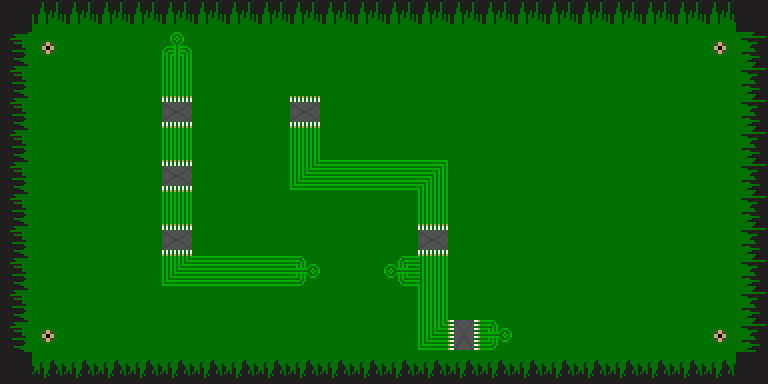

Rendered tile map (Tiled .tmx) drawn with the repository's tilesets; below, a short description and the full map source, tile grids included:
An orthogonal 24x12 tile map with 32x32 px tiles, 1 tile layer (background) and 16 objects (end, start).

<map version="1.0" tiledversion="v1.0.2-57-ge8e9487" orientation="orthogonal" renderorder="right-down" width="24" height="12" tilewidth="32" tileheight="32" backgroundcolor="#007000" nextobjectid="38">
 <tileset firstgid="1" name="tileset" tilewidth="32" tileheight="32" tilecount="29" columns="0">
  <grid orientation="orthogonal" width="1" height="1" />
  <tile id="0">
   <image width="32" height="32" source="../textures/circuit/circuit_00.png" />
  </tile>
  <tile id="1">
   <image width="32" height="32" source="../textures/circuit/circuit_01.png" />
  </tile>
  <tile id="2">
   <image width="32" height="32" source="../textures/circuit/circuit_02.png" />
  </tile>
  <tile id="3">
   <image width="32" height="32" source="../textures/circuit/circuit_03.png" />
  </tile>
  <tile id="4">
   <image width="32" height="32" source="../textures/circuit/circuit_04.png" />
  </tile>
  <tile id="5">
   <image width="32" height="32" source="../textures/circuit/circuit_05.png" />
  </tile>
  <tile id="6">
   <image width="32" height="32" source="../textures/circuit/circuit_06.png" />
  </tile>
  <tile id="7">
   <image width="32" height="32" source="../textures/circuit/circuit_07.png" />
  </tile>
  <tile id="8">
   <image width="32" height="32" source="../textures/circuit/circuit_08.png" />
  </tile>
  <tile id="9">
   <image width="32" height="32" source="../textures/circuit/circuit_09.png" />
  </tile>
  <tile id="10">
   <image width="32" height="32" source="../textures/circuit/circuit_10.png" />
  </tile>
  <tile id="11">
   <image width="32" height="32" source="../textures/circuit/circuit_11.png" />
  </tile>
  <tile id="12">
   <image width="32" height="32" source="../textures/circuit/circuit_12.png" />
  </tile>
  <tile id="13">
   <image width="32" height="32" source="../textures/circuit/circuit_13.png" />
  </tile>
  <tile id="14">
   <image width="32" height="32" source="../textures/circuit/circuit_14.png" />
  </tile>
  <tile id="15">
   <image width="32" height="32" source="../textures/circuit/circuit_15.png" />
  </tile>
  <tile id="16">
   <image width="32" height="32" source="../textures/circuit/circuit_16.png" />
  </tile>
  <tile id="17">
   <image width="32" height="32" source="../textures/circuit/circuit_17.png" />
  </tile>
  <tile id="18">
   <image width="32" height="32" source="../textures/circuit/circuit_18.png" />
  </tile>
  <tile id="19">
   <image width="32" height="32" source="../textures/circuit/circuit_19.png" />
  </tile>
  <tile id="20">
   <image width="32" height="32" source="../textures/circuit/circuit_20.png" />
  </tile>
  <tile id="21">
   <image width="32" height="32" source="../textures/circuit/circuit_21.png" />
  </tile>
  <tile id="22">
   <image width="32" height="32" source="../textures/circuit/circuit_22.png" />
  </tile>
  <tile id="23">
   <image width="32" height="32" source="../textures/circuit/circuit_23.png" />
  </tile>
  <tile id="24">
   <image width="32" height="32" source="../textures/circuit/circuit_24.png" />
  </tile>
  <tile id="25">
   <image width="32" height="32" source="../textures/circuit/circuit_25.png" />
  </tile>
  <tile id="26">
   <image width="32" height="32" source="../textures/circuit/circuit_26.png" />
  </tile>
  <tile id="27">
   <image width="32" height="32" source="../textures/circuit/circuit_27.png" />
  </tile>
  <tile id="28">
   <image width="32" height="32" source="../textures/circuit/circuit_28.png" />
  </tile>
 </tileset>
 <layer name="background" width="24" height="12">
  <data encoding="csv">
16,14,14,14,14,14,14,14,14,14,14,14,14,14,14,14,14,14,14,14,14,14,14,16,
12,20,0,0,0,11,0,0,0,0,0,0,0,0,0,0,0,0,0,0,0,0,20,13,
12,0,0,0,0,3,0,0,0,0,0,0,0,0,0,0,0,0,0,0,0,0,0,13,
12,0,0,0,0,21,0,0,0,21,0,0,0,0,0,0,0,0,0,0,0,0,0,13,
12,0,0,0,0,3,0,0,0,3,0,0,0,0,0,0,0,0,0,0,0,0,0,13,
12,0,0,0,0,21,0,0,0,4,2,2,2,6,0,0,0,0,0,0,0,0,0,13,
12,0,0,0,0,3,0,0,0,0,0,0,0,3,0,0,0,0,0,0,0,0,0,13,
12,0,0,0,0,21,0,0,0,0,0,0,0,21,0,0,0,0,0,0,0,0,0,13,
12,0,0,0,0,4,2,2,2,9,0,0,8,29,0,0,0,0,0,0,0,0,0,13,
12,0,0,0,0,0,0,0,0,0,0,0,0,3,0,0,0,0,0,0,0,0,0,13,
12,20,0,0,0,0,0,0,0,0,0,0,0,4,22,9,0,0,0,0,0,0,20,13,
16,15,15,15,15,15,15,15,15,15,15,15,15,15,15,15,15,15,15,15,15,15,15,16
</data>
 </layer>
 <objectgroup name="enemies">
  <object id="29" x="712.148" y="218.432">
   <polyline points="0,0 -45.8807,-4.48833 -64.3327,28.9248 -108.717,23.4391 -120.188,63.3353 -162.079,64.3327 -173.05,107.72 -122.182,127.169 -107.221,94.2549 -65.8288,111.71 -51.3664,76.3016 -3.49092,87.7718 9.47536,43.8859" />
  </object>
  <object id="30" x="682.725" y="102.733">
   <polyline points="0,0 -33.9118,-24.9352 -79.7925,-10.9715 -116.697,44.8833 -81.2886,78.2964 -5.98444,82.2861 9.47536,43.3872" />
  </object>
  <object id="31" x="528.127" y="46.3794">
   <polyline points="0,0 -43.3872,34.9092 -33.4131,103.232 33.9118,153.601 88.2705,90.764 59.8444,10.9715" />
  </object>
  <object id="32" x="502.194" y="240.874">
   <polyline points="0,0 31.4183,26.4313 87.2731,-8.47796" />
  </object>
  <object id="33" x="224.915" y="53.86">
   <polyline points="0,0 232.894,-1.49611 230.401,88.2705 125.175,87.2731 124.177,16.9559 -1.99481,17.4546" />
  </object>
  <object id="34" x="234.889" y="132.655">
   <polyline points="0,0 -0.997407,98.2446" />
  </object>
  <object id="35" x="54.8574" y="108.717">
   <polyline points="0,0 -3.49092,200.479" />
  </object>
  <object id="36" x="87.7718" y="110.712">
   <polyline points="0,0 0,196.988" />
  </object>
  <object id="37" x="125.673" y="112.208">
   <polyline points="0,0 -4.48833,192.5" />
  </object>
 </objectgroup>
 <objectgroup name="collectables" />
 <objectgroup name="markers">
  <object id="9" name="end" x="86.2756" y="77.7978" width="16.4572" height="15.4598">
   <ellipse />
  </object>
  <object id="23" name="start" x="666.517" y="301.466" width="16.4572" height="15.4598" rotation="-135">
   <ellipse />
  </object>
 </objectgroup>
 <objectgroup name="barriers">
  <object id="24" x="200.479" y="98.2446" width="82.7848" height="7.97925" />
  <object id="25" x="327.149" y="269.3" width="52.8626" height="5.98444" />
  <object id="26" x="287.752" y="198.484" width="7.97925" height="52.8626" />
  <object id="27" x="285.258" y="293.238" width="5.98444" height="59.8444" />
  <object id="28" x="161.081" y="293.238" width="4.98703" height="58.847" />
 </objectgroup>
</map>
